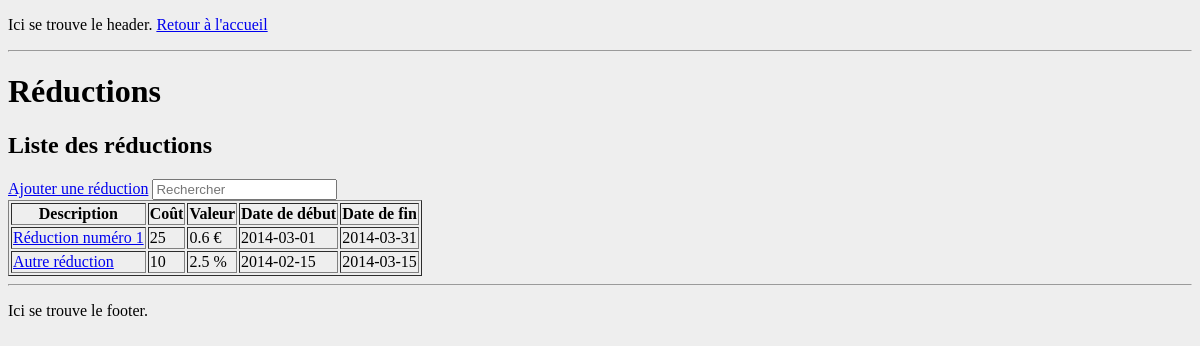
/?page=reductions, run on the app's committed database.
### tables this page shows
CREATE TABLE `Reductions` (
  `id` int(11) NOT NULL AUTO_INCREMENT,
  `description` varchar(200) NOT NULL,
  `cout` float NOT NULL COMMENT 'Cout en cagnotte de la réduction',
  `type` varchar(10) NOT NULL COMMENT '''pourcent'' ou ''brut''',
  `valeur` float NOT NULL COMMENT 'Valeur de la réduction (€ ou %)',
  `debut` date NOT NULL COMMENT 'Date de début',
  `fin` date NOT NULL COMMENT 'Date de fin',
  PRIMARY KEY (`id`)
);

### Database/db_functions.php (called while the page is built, shortened)
<?php
	$db = db_connect();
	function getAllReductions()
	{
		global $db;
		$request = $db->prepare('SELECT * from `Reductions`');
		$request->execute();
		while($data = $request->fetch())
		{
			$toReturn[] = array(
				"id" => $data['id'],
				"description" => $data['description'],
				"cout" => $data['cout'],
				"type" => $data['type'],
				"valeur" => $data['valeur'],
				"debut" => $data['debut'],
				"fin" => $data['fin']
				);
		}
		return $toReturn;
	}
?>

### Modules/reductions.php (the view, shortened to what this page needs)
<?php
echo "<h1>Réductions</h1>\n";
	if(isset($_GET["mode"]))
	{
		switch($_GET["mode"])
		{
			case "liste":
				liste();
				break;
			case "fiche":
				fiche();
				break;
			case "ajouter":
				ajouter();
				break;
			case "modifier":
				modifier();
				break;
			case "supprimer":
				supprimer();
				break;
			default:
				liste();
				break;
		}
	}
	else
	{
		liste();
	}
function liste()
{
	echo "<h2>Liste des réductions</h2>\n";
	echo "<a href=\"index.php?page=reductions&mode=ajouter\">Ajouter une réduction</a>\n";
	$reductions = getAllReductions();
	echo "<input type=\"text\" id=\"recherche\" placeholder=\"Rechercher\" />";
	echo "<table id=\"liste\" border=\"1\">\n<tr><th>Description</th><th>Coût</th><th>Valeur</th><th>Date de début</th><th>Date de fin</th></tr>\n";
	foreach($reductions as $reduction)
	{
		echo "<tr id=\"$reduction[id]\"><td><a href=\"index.php?page=reductions&mode=fiche&id=$reduction[id]\">$reduction[description]</a></td><td>$reduction[cout]</td><td>$reduction[valeur] ";
		if($reduction['type'] == "brut")
			echo "€";
		else
			echo "%";
		echo "</td><td>$reduction[debut]</td><td>$reduction[fin]</td></tr>\n";
	}
	echo "</table>";
}
	?>

### Stylesheets/default.css (style rules this page uses)
body { background-color:#eeeeee; }

### data on the page
reductions: description "Réduction numéro 1", cout "25", valeur "0.6", debut "2014-03-01", fin "2014-03-31"
reductions: description "Autre réduction", cout "10", valeur "2.5", debut "2014-02-15", fin "2014-03-15"
